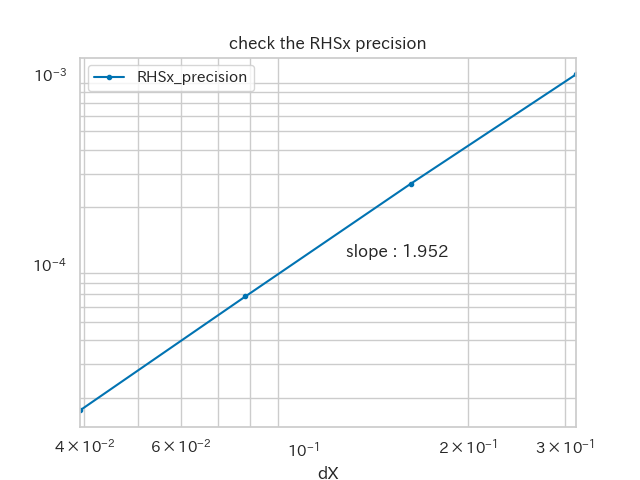

This chart was generated by the following Python code:
import matplotlib.pyplot as plt
import seaborn as sns
from matplotlib import cm
from ipywidgets import interact, FloatSlider
import numpy as np
import matplotlib as mpl
from mpl_toolkits.mplot3d import Axes3D
#スタイルの設定
sns.set(font="TakaoPGothic", palette="colorblind", style="whitegrid")
#datファイルからデータを読み取る
axisx, axisy = np.loadtxt("./chk_RHSx_precision.dat", comments='!', unpack=True)
#x, yの値の設定
x = axisx
y = axisy
log_x = [np.log(i) for i in x]
log_y = [np.log(i) for i in y]
#回帰直線
a, b = np.polyfit(log_x, log_y, 1)
print('a is :', a)
print('b is :', b)
# 1. Figureのインスタンスを生成
fig = plt.figure()
# 2. Axesのインスタンスを生成
ax = fig.add_subplot(111)
# 3. データを渡してプロット
line1, = ax.plot(x, y, label = 'RHSx_precision', marker='.')
# 4. グラフタイトル, ラベル付け等
ax.set_xlim(2.0*np.pi/160, 2.0*np.pi/20)
ax.set_xscale("log")
ax.set_yscale("log")
ax.set_xlabel("dX")
ax.text(0.12, 0.00011, 'slope : 1.952')
ax.set_title("check the RHSx precision")
ax.legend()
# 5. グラフを描画
plt.grid(which="both")
plt.show()
